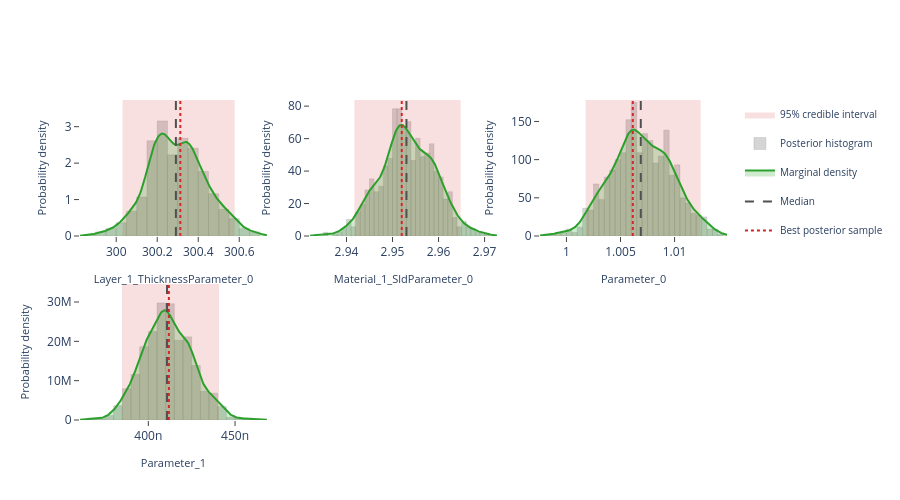

The notebook cell this image was saved under:
### Markdown cell above
## Interactive posterior plots

The next three cells render the same Plotly figures that are shown on the
Bayesian Posterior tab of the EasyReflectometryApp:

* **Marginals** — per-parameter distribution: histogram + smooth KDE marginal,
  shaded 95% credible interval, and median / best-sample lines
  (`plot_distribution` or `posterior.distribution()`)
* **Corner plot** — pairwise marginals + 2-D contours + scatter (`plot_corner`)
* **Traces** — per-chain trace + marginal histogram (`plot_trace`)

The standalone helpers are called with ``return_figure=True`` so they return a
Plotly ``Figure`` that we render in the notebook with ``fig.show()``; the
``PosteriorResults`` methods return the figure directly.

### Code cell
# ---- Marginal posterior distributions ---------------------------------------
# One panel per free parameter, each overlaying the posterior histogram, a
# smooth Gaussian-KDE marginal, the shaded 95% credible interval, and the
# median / best-sample reference lines.  Mirrors the "Marginals" sub-tab in
# the EasyReflectometryApp.

# The PosteriorResults method passes ``logp`` through automatically so the
# best posterior sample (MAP) line is drawn:
fig = posterior.distribution()
fig.show()

# Standalone equivalent (pass ``logp`` to get the best-sample line):
# fig = plot_distribution(
#     posterior.draws,
#     posterior.param_names,
#     logp=posterior.logp,
#     return_figure=True,
# )
# fig.show()

### Figure 1 — Plotly figure (JSON) as saved in the notebook; plotly's stock layout.template omitted (floating-point values rounded to 4 significant figures; data arrays with more than 128 entries replaced by an {"elided": "..."} marker saying what was removed)
{"data": [{"fill": "toself", "fillcolor": "rgba(214, 39, 40, 0.14)", "hoverinfo": "skip", "legendgroup": "95% credible interval", "line": {"color": "rgba(214, 39, 40, 0.14)", "width": 0}, "mode": "lines", "name": "95% credible interval", "showlegend": true, "type": "scatter", "x": [300.0, 300.6, 300.6, 300.0, 300.0], "xaxis": "x", "y": [0.0, 0.0, 3.733, 3.733, 0.0], "yaxis": "y"}, {"histnorm": "probability density", "hovertemplate": "sample=%{x:.4f}<br>density: %{y:.2f}<extra></extra>", "legendgroup": "histogram", "marker": {"color": "rgba(120, 120, 120, 0.38)", "line": {"color": "rgba(120, 120, 120, 0.24)", "width": 1}}, "name": "Posterior histogram", "nbinsx": 40, "opacity": 0.82, "showlegend": true, "type": "histogram", "x": {"elided": "880 float values"}, "xaxis": "x", "yaxis": "y"}, {"fill": "tozeroy", "fillcolor": "rgba(44, 160, 44, 0.22)", "hovertemplate": "Layer_1_ThicknessParameter_0: %{x:.4f}<br>density: %{y:.4f}<extra></extra>", "legendgroup": "marginal", "line": {"color": "rgb(44, 160, 44)", "width": 2}, "mode": "lines", "name": "Marginal density", "showlegend": true, "type": "scatter", "x": {"elided": "256 float values"}, "xaxis": "x", "y": {"elided": "256 float values"}, "yaxis": "y"}, {"hovertemplate": "Median: %{x:.4f}<extra></extra>", "legendgroup": "Median", "line": {"color": "rgb(80, 80, 80)", "dash": "dash", "width": 2}, "mode": "lines", "name": "Median", "showlegend": true, "type": "scatter", "x": [300.3, 300.3], "xaxis": "x", "y": [0.0, 3.733], "yaxis": "y"}, {"hovertemplate": "Best posterior sample: %{x:.4f}<extra></extra>", "legendgroup": "Best posterior sample", "line": {"color": "rgb(214, 39, 40)", "dash": "dot", "width": 2}, "mode": "lines", "name": "Best posterior sample", "showlegend": true, "type": "scatter", "x": [300.3, 300.3], "xaxis": "x", "y": [0.0, 3.733], "yaxis": "y"}, {"fill": "toself", "fillcolor": "rgba(214, 39, 40, 0.14)", "hoverinfo": "skip", "legendgroup": "95% credible interval", "line": {"color": "rgba(214, 39, 40, 0.14)", "width": 0}, "mode": "lines", "name": "95% credible interval", "showlegend": false, "type": "scatter", "x": [2.942, 2.965, 2.965, 2.942, 2.942], "xaxis": "x2", "y": [0.0, 0.0, 83.79, 83.79, 0.0], "yaxis": "y2"}, {"histnorm": "probability density", "hovertemplate": "sample=%{x:.4f}<br>density: %{y:.2f}<extra></extra>", "legendgroup": "histogram", "marker": {"color": "rgba(120, 120, 120, 0.38)", "line": {"color": "rgba(120, 120, 120, 0.24)", "width": 1}}, "name": "Posterior histogram", "nbinsx": 40, "opacity": 0.82, "showlegend": false, "type": "histogram", "x": {"elided": "880 float values"}, "xaxis": "x2", "yaxis": "y2"}, {"fill": "tozeroy", "fillcolor": "rgba(44, 160, 44, 0.22)", "hovertemplate": "Material_1_SldParameter_0: %{x:.4f}<br>density: %{y:.4f}<extra></extra>", "legendgroup": "marginal", "line": {"color": "rgb(44, 160, 44)", "width": 2}, "mode": "lines", "name": "Marginal density", "showlegend": false, "type": "scatter", "x": {"elided": "256 float values"}, "xaxis": "x2", "y": {"elided": "256 float values"}, "yaxis": "y2"}, {"hovertemplate": "Median: %{x:.4f}<extra></extra>", "legendgroup": "Median", "line": {"color": "rgb(80, 80, 80)", "dash": "dash", "width": 2}, "mode": "lines", "name": "Median", "showlegend": false, "type": "scatter", "x": [2.953, 2.953], "xaxis": "x2", "y": [0.0, 83.79], "yaxis": "y2"}, {"hovertemplate": "Best posterior sample: %{x:.4f}<extra></extra>", "legendgroup": "Best posterior sample", "line": {"color": "rgb(214, 39, 40)", "dash": "dot", "width": 2}, "mode": "lines", "name": "Best posterior sample", "showlegend": false, "type": "scatter", "x": [2.952, 2.952], "xaxis": "x2", "y": [0.0, 83.79], "yaxis": "y2"}, {"fill": "toself", "fillcolor": "rgba(214, 39, 40, 0.14)", "hoverinfo": "skip", "legendgroup": "95% credible interval", "line": {"color": "rgba(214, 39, 40, 0.14)", "width": 0}, "mode": "lines", "name": "95% credible interval", "showlegend": false, "type": "scatter", "x": [1.002, 1.012, 1.012, 1.002, 1.002], "xaxis": "x3", "y": [0.0, 0.0, 178.1, 178.1, 0.0], "yaxis": "y3"}, {"histnorm": "probability density", "hovertemplate": "sample=%{x:.4f}<br>density: %{y:.2f}<extra></extra>", "legendgroup": "histogram", "marker": {"color": "rgba(120, 120, 120, 0.38)", "line": {"color": "rgba(120, 120, 120, 0.24)", "width": 1}}, "name": "Posterior histogram", "nbinsx": 40, "opacity": 0.82, "showlegend": false, "type": "histogram", "x": {"elided": "880 float values"}, "xaxis": "x3", "yaxis": "y3"}, {"fill": "tozeroy", "fillcolor": "rgba(44, 160, 44, 0.22)", "hovertemplate": "Parameter_0: %{x:.4f}<br>density: %{y:.4f}<extra></extra>", "legendgroup": "marginal", "line": {"color": "rgb(44, 160, 44)", "width": 2}, "mode": "lines", "name": "Marginal density", "showlegend": false, "type": "scatter", "x": {"elided": "256 float values"}, "xaxis": "x3", "y": {"elided": "256 float values"}, "yaxis": "y3"}, {"hovertemplate": "Median: %{x:.4f}<extra></extra>", "legendgroup": "Median", "line": {"color": "rgb(80, 80, 80)", "dash": "dash", "width": 2}, "mode": "lines", "name": "Median", "showlegend": false, "type": "scatter", "x": [1.007, 1.007], "xaxis": "x3", "y": [0.0, 178.1], "yaxis": "y3"}, {"hovertemplate": "Best posterior sample: %{x:.4f}<extra></extra>", "legendgroup": "Best posterior sample", "line": {"color": "rgb(214, 39, 40)", "dash": "dot", "width": 2}, "mode": "lines", "name": "Best posterior sample", "showlegend": false, "type": "scatter", "x": [1.006, 1.006], "xaxis": "x3", "y": [0.0, 178.1], "yaxis": "y3"}, {"fill": "toself", "fillcolor": "rgba(214, 39, 40, 0.14)", "hoverinfo": "skip", "legendgroup": "95% credible interval", "line": {"color": "rgba(214, 39, 40, 0.14)", "width": 0}, "mode": "lines", "name": "95% credible interval", "showlegend": false, "type": "scatter", "x": [3.848e-07, 4.408e-07, 4.408e-07, 3.848e-07, 3.848e-07], "xaxis": "x4", "y": [0.0, 0.0, 34580000.0, 34580000.0, 0.0], "yaxis": "y4"}, {"histnorm": "probability density", "hovertemplate": "sample=%{x:.4f}<br>density: %{y:.2f}<extra></extra>", "legendgroup": "histogram", "marker": {"color": "rgba(120, 120, 120, 0.38)", "line": {"color": "rgba(120, 120, 120, 0.24)", "width": 1}}, "name": "Posterior histogram", "nbinsx": 40, "opacity": 0.82, "showlegend": false, "type": "histogram", "x": {"elided": "880 float values"}, "xaxis": "x4", "yaxis": "y4"}, {"fill": "tozeroy", "fillcolor": "rgba(44, 160, 44, 0.22)", "hovertemplate": "Parameter_1: %{x:.4f}<br>density: %{y:.4f}<extra></extra>", "legendgroup": "marginal", "line": {"color": "rgb(44, 160, 44)", "width": 2}, "mode": "lines", "name": "Marginal density", "showlegend": false, "type": "scatter", "x": {"elided": "256 float values"}, "xaxis": "x4", "y": {"elided": "256 float values"}, "yaxis": "y4"}, {"hovertemplate": "Median: %{x:.4f}<extra></extra>", "legendgroup": "Median", "line": {"color": "rgb(80, 80, 80)", "dash": "dash", "width": 2}, "mode": "lines", "name": "Median", "showlegend": false, "type": "scatter", "x": [4.108e-07, 4.108e-07], "xaxis": "x4", "y": [0.0, 34580000.0], "yaxis": "y4"}, {"hovertemplate": "Best posterior sample: %{x:.4f}<extra></extra>", "legendgroup": "Best posterior sample", "line": {"color": "rgb(214, 39, 40)", "dash": "dot", "width": 2}, "mode": "lines", "name": "Best posterior sample", "showlegend": false, "type": "scatter", "x": [4.118e-07, 4.118e-07], "xaxis": "x4", "y": [0.0, 34580000.0], "yaxis": "y4"}], "layout": {"barmode": "overlay", "height": 500, "legend": {"font": {"size": 10}}, "plot_bgcolor": "white", "showlegend": true, "xaxis": {"anchor": "y", "domain": [0.0, 0.2889], "range": [299.8, 300.7], "showgrid": false, "ticks": "outside", "title": {"font": {"size": 11}, "text": "Layer_1_ThicknessParameter_0"}, "zeroline": false}, "xaxis2": {"anchor": "y2", "domain": [0.3556, 0.6444], "range": [2.932, 2.973], "showgrid": false, "ticks": "outside", "title": {"font": {"size": 11}, "text": "Material_1_SldParameter_0"}, "zeroline": false}, "xaxis3": {"anchor": "y3", "domain": [0.7111, 1.0], "range": [0.9976, 1.015], "showgrid": false, "ticks": "outside", "title": {"font": {"size": 11}, "text": "Parameter_0"}, "zeroline": false}, "xaxis4": {"anchor": "y4", "domain": [0.0, 0.2889], "range": [3.606e-07, 4.684e-07], "showgrid": false, "ticks": "outside", "title": {"font": {"size": 11}, "text": "Parameter_1"}, "zeroline": false}, "xaxis5": {"anchor": "y5", "domain": [0.3556, 0.6444], "showgrid": false, "ticks": "outside", "zeroline": false}, "xaxis6": {"anchor": "y6", "domain": [0.7111, 1.0], "showgrid": false, "ticks": "outside", "zeroline": false}, "yaxis": {"anchor": "x", "domain": [0.575, 1.0], "range": [0.0, 3.733], "showgrid": false, "ticks": "outside", "title": {"font": {"size": 11}, "text": "Probability density"}, "zeroline": false}, "yaxis2": {"anchor": "x2", "domain": [0.575, 1.0], "range": [0.0, 83.79], "showgrid": false, "ticks": "outside", "title": {"font": {"size": 11}, "text": "Probability density"}, "zeroline": false}, "yaxis3": {"anchor": "x3", "domain": [0.575, 1.0], "range": [0.0, 178.1], "showgrid": false, "ticks": "outside", "title": {"font": {"size": 11}, "text": "Probability density"}, "zeroline": false}, "yaxis4": {"anchor": "x4", "domain": [0.0, 0.425], "range": [0.0, 34580000.0], "showgrid": false, "ticks": "outside", "title": {"font": {"size": 11}, "text": "Probability density"}, "zeroline": false}, "yaxis5": {"anchor": "x5", "domain": [0.0, 0.425], "showgrid": false, "ticks": "outside", "zeroline": false}, "yaxis6": {"anchor": "x6", "domain": [0.0, 0.425], "showgrid": false, "ticks": "outside", "zeroline": false}}}
